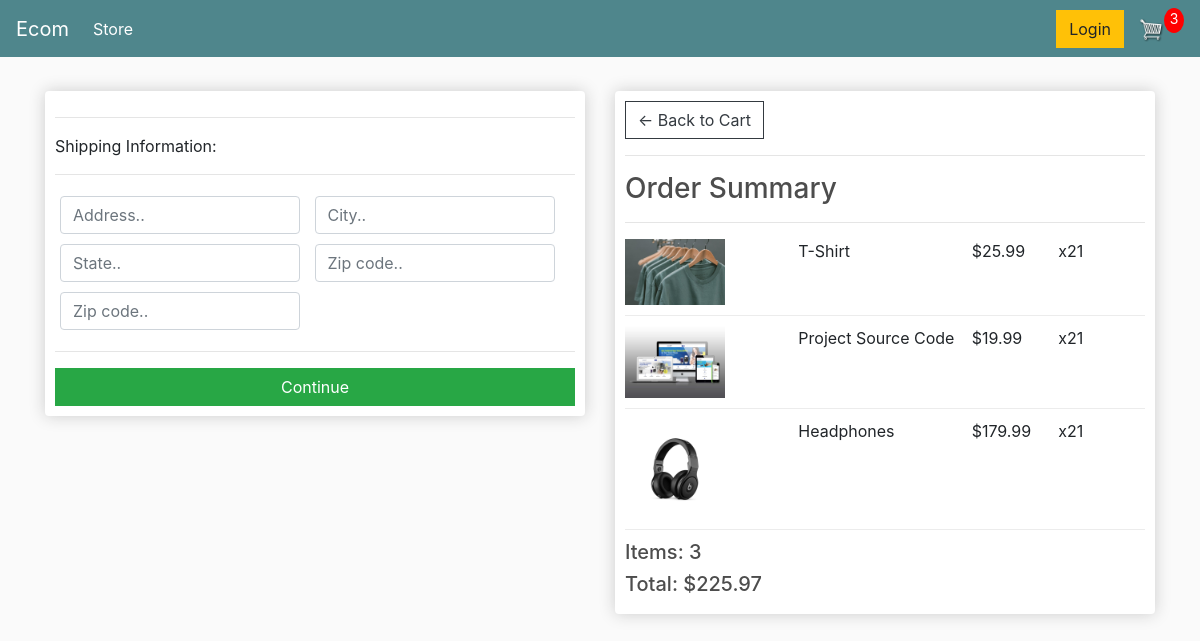
The app's page /checkout/ (signed in) with its own data.
### store/models.py (models this page shows, shortened)
class OrderItem(models.Model):
	product = models.ForeignKey(Product, on_delete=models.SET_NULL, null=True)
	order = models.ForeignKey(Order, on_delete=models.SET_NULL, null=True)
	quantity = models.IntegerField(default=0, null=True, blank=True)
	date_added = models.DateTimeField(auto_now_add=True)
	@property
	def get_total(self):
		total = self.product.price * self.quantity
		return total

class Product(models.Model):
    name = models.CharField(max_length=200)
    price = models.DecimalField(max_digits=7, decimal_places=2)
    digital = models.BooleanField(default=False, null=True, blank=True)
    image = models.ImageField(null=True, blank=True)
    @property
    def imageURL(self):
        try:
            url = self.image.url
        except:
            url = ''
        return url

class Order(models.Model):
	customer = models.ForeignKey(Customer, on_delete=models.SET_NULL, null=True, blank=True)
	date_ordered = models.DateTimeField(auto_now_add=True)
	complete = models.BooleanField(default=False, null=True, blank=False)
	transaction_id = models.CharField(max_length=100, null=True)
	@property
	def shipping(self):
		shipping = False
		orderitems = self.orderitem_set.all()
		for i in orderitems:
			if i.product.digital == False:
				shipping = True
		return shipping
	@property
	def get_cart_total(self):
		orderitems = self.orderitem_set.all()
		total = sum([item.get_total for item in orderitems])
		return total
	@property
	def get_cart_items(self):
		orderitems = self.orderitem_set.all()
		total = sum([item.quantity for item in orderitems])
		return total

### store/views.py (the view)
# urls.py: path('checkout/', views.checkout, name="checkout"),
def checkout(request):
    data = cartData(request)
    cartItems =data['cartItems']
    order = data['order']
    items = data['items']
    context={'items':items, 'order':order , 'cartItems':cartItems}
    return render(request,'store/checkout.html',context)

### store/utils.py (called while the page is built)
def cartData(request):
	if request.user.is_authenticated:
		customer = request.user.customer
		order, created = Order.objects.get_or_create(customer=customer, complete=False)
		items = order.orderitem_set.all()
		cartItems = order.get_cart_items
	else:
		cookieData = cookieCart(request)
		cartItems = cookieData['cartItems']
		order = cookieData['order']
		items = cookieData['items']
	return {'cartItems':cartItems ,'order':order, 'items':items}

### store/templates/store/checkout.html (shortened to what this page needs)
{% extends 'store/main.html' %}
{% load static %}
{% block content %}
     <div class="row">
		<div class="col-lg-6">
			<div class="box-element" id="form-wrapper">
				<form id="form">
					<div id="shipping-info">
						<hr>
						<p>Shipping Information:</p>
						<hr>
						<div class="form-field">
							<input class="form-control" type="text" name="address" placeholder="Address..">
						</div>
						<div class="form-field">
							<input class="form-control" type="text" name="city" placeholder="City..">
						</div>
						<div class="form-field">
							<input class="form-control" type="text" name="state" placeholder="State..">
						</div>
						<div class="form-field">
							<input class="form-control" type="text" name="zipcode" placeholder="Zip code..">
						</div>
						<div class="form-field">
							<input class="form-control" type="text" name="country" placeholder="Zip code..">
						</div>
					</div>
					<hr>
					<input id="form-button" class="btn btn-success btn-block" type="submit" value="Continue">
				</form>
			</div>
			<br>
		</div>
		<div class="col-lg-6">
			<div class="box-element">
				<a  class="btn btn-outline-dark" href="{% url 'cart' %}">&#x2190; Back to Cart</a>
				<hr>
				<h3>Order Summary</h3>
				<hr>{% for item in items %}
				<div class="cart-row">
					<div style="flex:2"><img class="row-image" src="{{item.product.imageURL}}"></div>
					<div style="flex:2"><p>{{item.product.name}}</p></div>
					<div style="flex:1"><p>${{item.product.price}}</p></div>
					<div style="flex:1"><p>x2{{item.quantity}}</p></div>
				</div>
				{% endfor %}
				<h5>Items:  {{order.get_cart_items}}</h5>
				<h5>Total:   ${{order.get_cart_total|floatformat:2}}</h5>
			</div>
		</div>
	</div>
{% endblock content %}

### store/static/css/main.css (style rules this page uses)
body { background-color: hsl(0, 0%, 98%); }
h1,h2,h3,h4,h5,h6 { color:hsl(0, 0%, 30%); }
.box-element { box-shadow:hsl(0, 0%, 80%) 0 0 16px; background-color: #fff; border-radius: 4px; padding: 10px; }
.col-lg-4, .col-lg-6, .col-lg-8, .col-lg-12 { margin-top: 10px; }
.btn { border-radius: 0; }
.row-image { width: 100px; }
.form-field { width:250px; display: inline-block; padding: 5px; }
.cart-row { display: flex; align-items: flex-stretch; padding-bottom: 10px; margin-bottom: 10px; border-bottom: 1px solid #ececec; }

### records on screen
OrderItem: product.imageURL (picture), product.name "T-Shirt", product.price "25.99", quantity "1"
OrderItem: product.imageURL (picture), product.name "Project Source Code", product.price "19.99", quantity "1"
OrderItem: product.imageURL (picture), product.name "Headphones", product.price "179.99", quantity "1"
Order: get_cart_items "3", get_cart_total "225.97"

### other values on screen
{{ cartItems }} "3"
